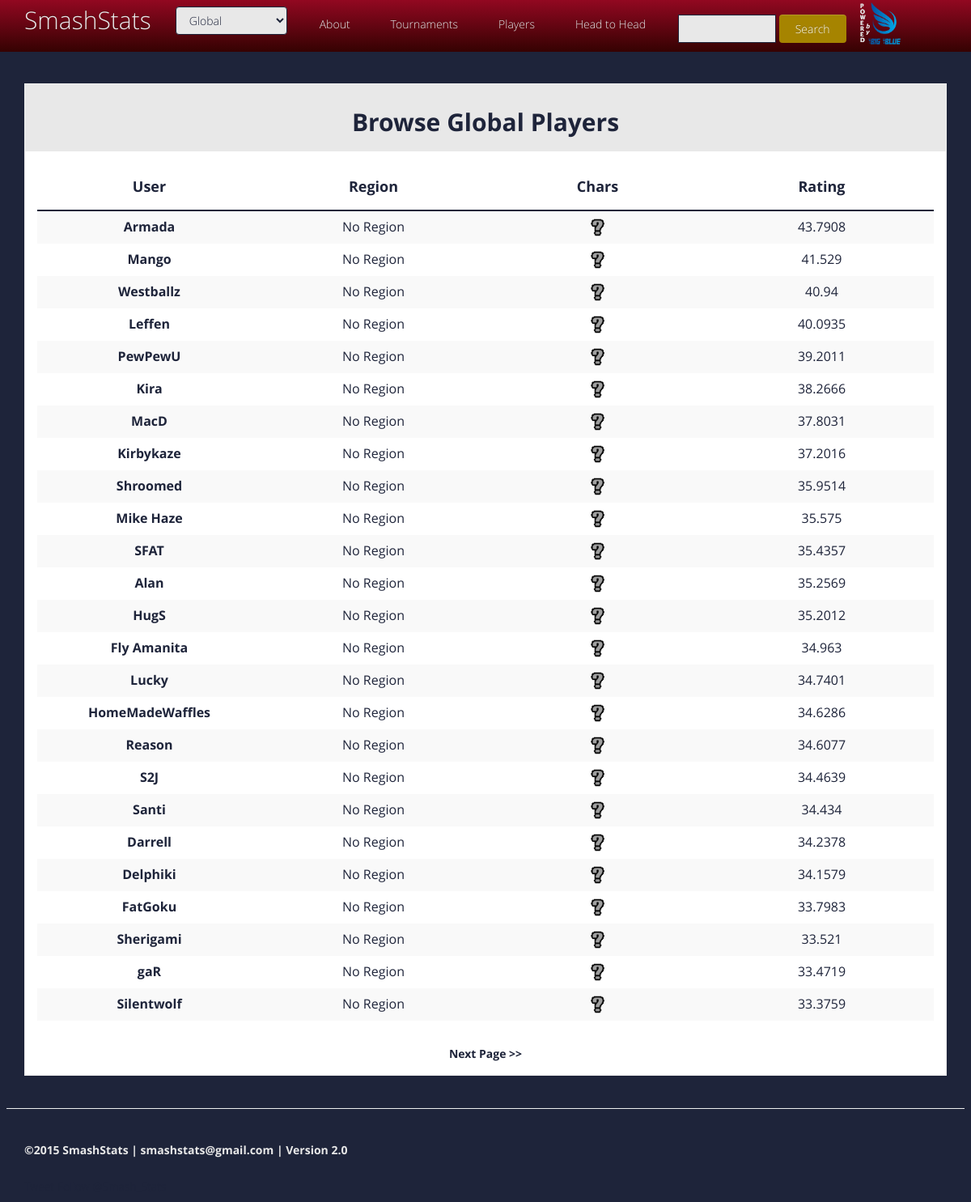
Screenshot of /browse_users/Global/1 with the database file from the repository.
### app/models.py (models this page shows, shortened)
class User(db.Model):
  __tablename__ = 'user'
  id = db.Column(db.Integer, primary_key=True)
  tag = db.Column(db.String(128), index=True, unique=True)
  region_id = db.Column(db.Integer, db.ForeignKey('region.id'))
  trueskills = db.relationship("TrueSkill", order_by='TrueSkill.id', backref='user')
  characters = db.relationship("Character",
                              secondary=characters,
                              backref=db.backref("users", lazy="dynamic"),
                              lazy='dynamic')

### app/views.py (the view)
@app.route('/browse_users')
@app.route('/browse_users/<region>')
@app.route('/browse_users/<region>/<int:page>')
def browse_users(region, page=1):
  g.region = region
  if g.region=="Global" or g.region=="National":
    userlist = User.query.join(User.trueskills).filter(TrueSkill.region=="Global").order_by(TrueSkill.cons_mu.desc()).paginate(page, USERS_PER_PAGE, False)
  else:
    userlist = User.query.join(User.trueskills).filter(TrueSkill.region==g.region).order_by(TrueSkill.cons_mu.desc()).paginate(page, USERS_PER_PAGE, False)
  return render_template("browse_users.html",
                         userlist=userlist,
                         current_region=g.region
                         )

### app/forms.py
class SearchForm(Form):
  search = StringField('search', validators=[InputRequired()])

class RegionSelect(Form):
  region_name = SelectField('region_name', choices=regionlist, coerce=str)

### app/views.py (called while the page is built)
@app.before_request
def before_request():
  g.search_form = SearchForm()
  if 'region_name' in session:
    g.region = session['region_name']
  else:
    g.region = "Global"
  g.region_form = RegionSelect(region_name=g.region)

### app/templates/browse_users.html (shortened to what this page needs)
{% extends "base.html" %}
{% block content %}
<div class="container">
	<div class="panel panel-default">
	<div class="panel-heading">
  	<h2><b>Browse {{current_region}} Players</b></h2>
  </div>
  <div class="panel-body">
	<table class="table bootstrap-datatable table-striped table-hover">
	  <thead>
	  	{% include 'user_display_head.html' %}
	  </thead>
	  <tbody>
		  {% for user in userlist.items %}
		    {% include 'user_display.html' %}
		  {% endfor %}
	  </tbody>
	</table>
		<div class="text-center"><b>
		  {% if userlist.has_next %}<a href="{{ url_for('browse_users', region=g.region, page=userlist.next_num) }}">Next Page &gt;&gt;</a>{% endif %}
		</b></div>
	</div>
	</div>
</div>
{% endblock %}

### app/templates/user_display.html (shortened to what this page needs)
{% if user %}
<tr>
    <td class="col-sm-3 text-center mobile-horizontal-overflow-td-col-3 horizontal-overflow">
        <a href="{{url_for("user", tag=user.tag)}}"><b>{{user.tag}}</b></a>
    </td>
    <td class="col-sm-3 text-center mobile-horizontal-overflow-td-col-3">
        {% if user.region %}
    	   <a href="{{url_for("region", region=user.region)}}"><b>{{user.region}}</b></a>
    	{% else %}
	       No Region
	    {% endif %}
    </td>
    <td class="col-sm-3 text-center mobile-horizontal-overflow-td-col-3">
    	{% if user.characters.all()|length > 0 %}
            {% for character in user.characters.all() %}
                {% if loop.index0 < 3 %}
                    {% set character_name = character.name %}
                {% endif %}
            {% endfor %}
        {% else %}
            {% set character_name = "Unknown" %}
            {% include 'char_icon.html' %}
        {% endif %}
    </td>
    <td class="col-sm-3 text-center mobile-horizontal-overflow-td-col-3">
        {% if user.trueskills %}
            {% if current_region=="Global" or current_region=="National" %}
                {{user.trueskills[0].cons_mu|round(4, 'common')}}
            {% else %}
                {% if user.trueskills[1] %}
                    {{user.trueskills[1].cons_mu|round(4, 'common')}}
                {% endif %}
            {% endif %}
        {% endif %}
    </td>
</tr>
{% endif %}

### app/templates/char_icon.html
{% if character_name %}
	<a href="{{url_for('character', character=character_name)}}">
		<img src="{{url_for('static', filename='char_icons/' + character_name + '.png')}}", alt={{character_name}}>
	</a>
{% endif %}

### app/static/enno/css/style.css (style rules this page uses)
body { font-family:'Open Sans', Arial, sans-serif; font-size:14px; font-weight:300; line-height:1.6em; color:#1E243A; background-color:#1E243A; }
hi,h2,h3,h4,h5,h6 { color:#1E243A; line-height:1.1em; }
a { text-decoration:none; transition: all 0.1s ease-in-out; -moz-transition: all 0.1s ease-in-out; -webkit-transition: all 0.1s ease-in-out; -o-transition: all 0.1s ease-in-out; outline: none; color:#1E243A; }
.text-center { text-align:center; margin-top:30px; }
.panel { margin-top:20px; margin-bottom: 20px; background-color: #fff; border:#eee 1px solid transparent; border-radius: 0; -webkit-box-shadow: none; box-shadow: none; }
.panel-heading { padding: 10px 15px; border-bottom: 1px solid transparent; border-top-left-radius: 0; border-top-right-radius: 0; text-align:center; }
.panel-default { border-color: #eee; border-bottom-color:#eee; }
.panel-default > .panel-heading { color: #1E243A; background-color: #36CBD4; border-color: #fff; }
.inner-footer ul li,a { list-style:none; }

### app/static/enno/css/overwrite.css (style rules this page uses)
select, textarea, input[type="text"], input[type="password"], input[type="datetime"], input[type="datetime-local"], input[type="date"], input[type="month"], input[type="time"], input[type="week"], input[type="number"], input[type="email"], input[type="url"], input[type="search"], input[type="tel"], input[type="color"], .uneditable-input { -webkit-border-radius: 0; -moz-border-radius: 0; border-radius: 0; }

### rows the page displays
User: tag "Armada", trueskills "43.7908"
User: tag "Mango", trueskills "41.529"
User: tag "Westballz", trueskills "40.94"
User: tag "Leffen", trueskills "40.0935"
User: tag "PewPewU", trueskills "39.2011"
User: tag "Kira", trueskills "38.2666"
User: tag "MacD", trueskills "37.8031"
User: tag "Kirbykaze", trueskills "37.2016"
User: tag "Shroomed", trueskills "35.9514"
User: tag "Mike Haze", trueskills "35.575"
User: tag "SFAT", trueskills "35.4357"
User: tag "Alan", trueskills "35.2569"
User: tag "HugS", trueskills "35.2012"
User: tag "Fly Amanita", trueskills "34.963"
User: tag "Lucky", trueskills "34.7401"
User: tag "HomeMadeWaffles", trueskills "34.6286"
User: tag "Reason", trueskills "34.6077"
User: tag "S2J", trueskills "34.4639"
User: tag "Santi", trueskills "34.434"
User: tag "Darrell", trueskills "34.2378"
User: tag "Delphiki", trueskills "34.1579"
User: tag "FatGoku", trueskills "33.7983"
User: tag "Sherigami", trueskills "33.521"
User: tag "gaR", trueskills "33.4719"
User: tag "Silentwolf", trueskills "33.3759"

### other values shown
{{ current_region }} "Global"
